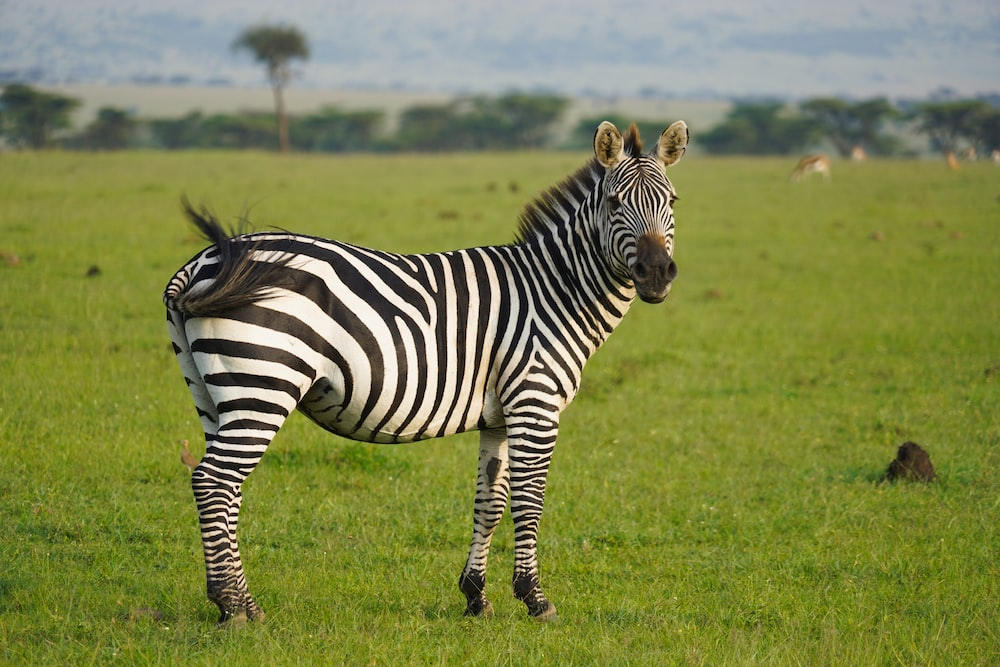
#> input picture HW0/sample_image.jpeg, 1000 x 667 px
$ python alohomora.py   (older library calls are emulated)
#> lines starting #> are read from the running program, lines starting #| are printed output that depends on the picture; after the words box and inside, x2 and y2 are one past the last pixel; in counts of white or black regions, pixels touching at a corner belong together
# pb edge detection script

import cv2
import numpy as np

# read image
img = cv2.imread("sample_image.jpeg", cv2.IMREAD_COLOR)
#> img is the input picture: shape (667, 1000, 3); mean B, G, R 76.9, 132.9, 126.5

# # display original image
# cv.imshow("original image", img)

# convert to grayscale
gray_img = cv2.cvtColor(img, cv2.COLOR_BGR2GRAY)
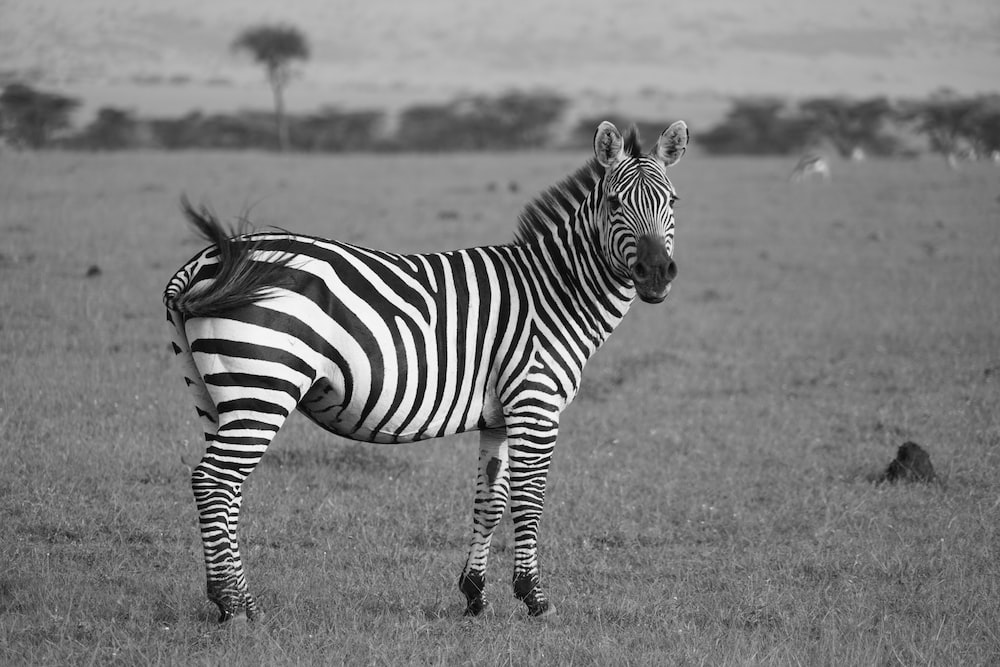
#> gray_img: shape (667, 1000); min 0, max 254, mean 124.6

# display grayscale image
cv2.imshow("grayscale image", gray_img)


# Oriented DoG filter using sobel and gaussian kernel
    # gaussian blur
    # getting edges using sobel
    # step1: blur the grayscale image
    # step2: apply sobel edge detection
    # apply canny edge detection

img_blur = cv2.GaussianBlur(gray_img, (3,3), 0)
cv2.imshow('Gaussian Blur', img_blur)


# Sobel Edge Detection
sobelx = cv2.Sobel(src=img_blur, ddepth=cv2.CV_64F, dx=1, dy=0, ksize=5) # Sobel Edge Detection on the X axis
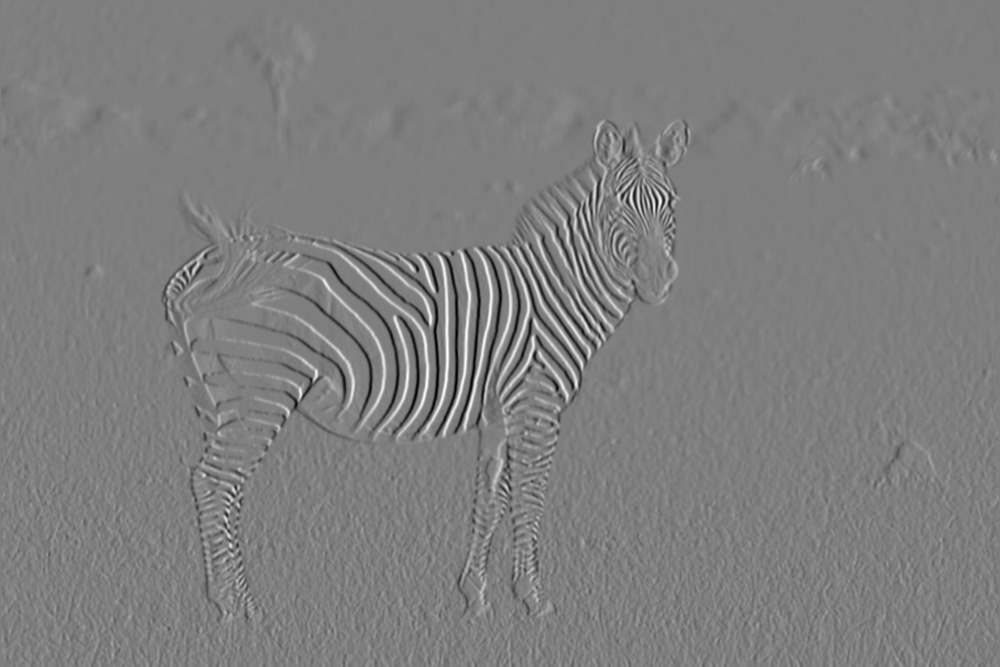
#> sobelx: shape (667, 1000) float64; min -8584, max 8671, mean -0.4; drawn with min black and max white
sobely = cv2.Sobel(src=img_blur, ddepth=cv2.CV_64F, dx=0, dy=1, ksize=5) # Sobel Edge Detection on the Y axis
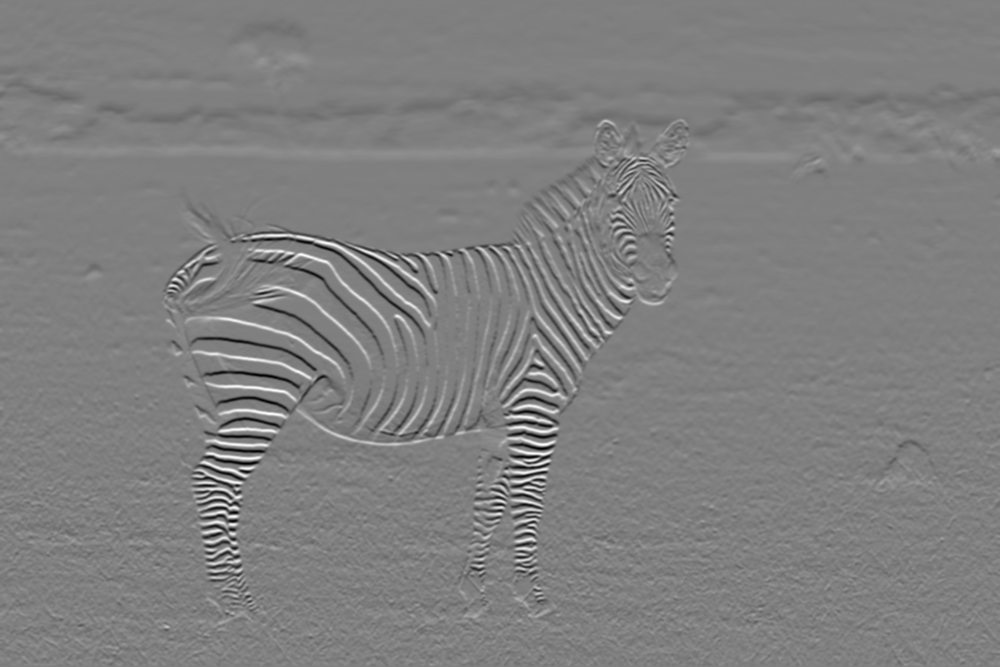
#> sobely: shape (667, 1000) float64; min -8584, max 8523, mean -11.6; drawn with min black and max white
sobelxy = cv2.Sobel(src=img_blur, ddepth=cv2.CV_64F, dx=1, dy=1, ksize=5) # Combined X and Y Sobel Edge Detection
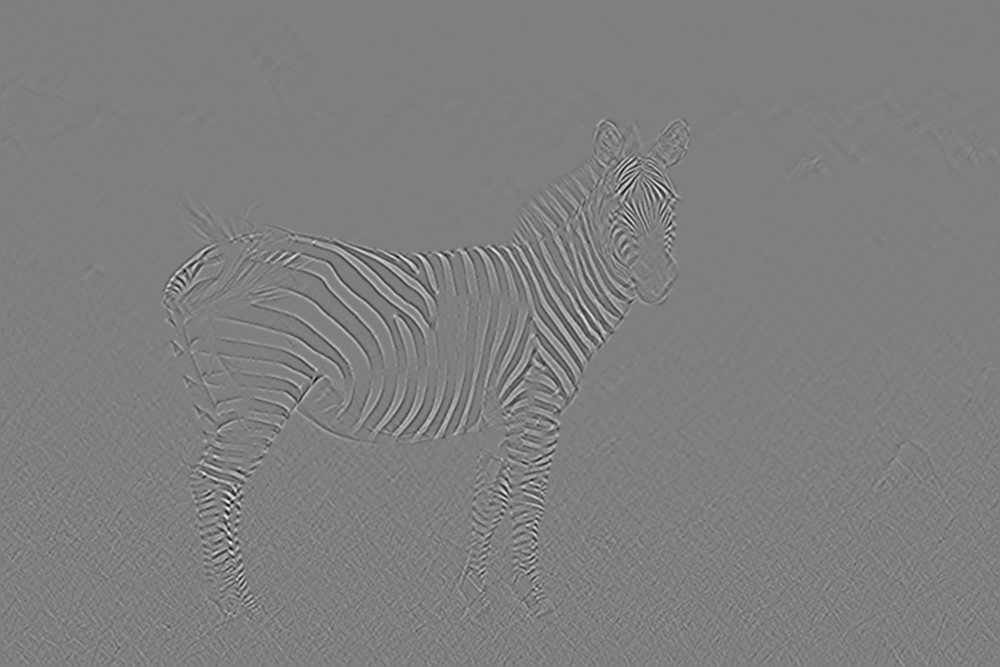
#> sobelxy: shape (667, 1000) float64; min -2201, max 2200, mean 0; drawn with min black and max white

edges = sobelxy
edges2 = np.sqrt(sobelx ** 2 + sobely ** 2)
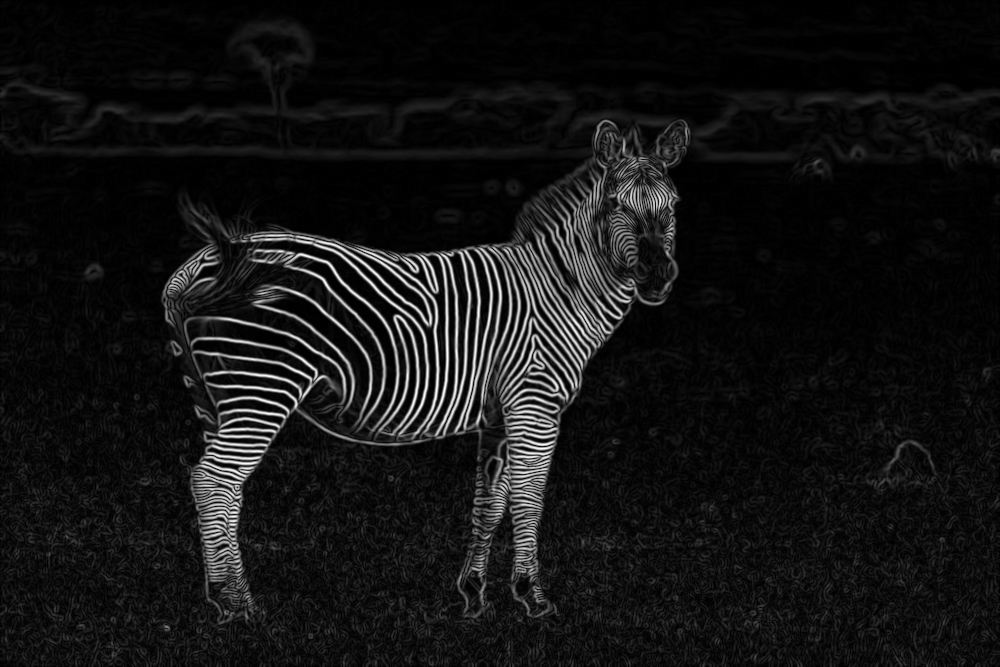
#> edges2: shape (667, 1000) float64; min 0, max 8674, mean 682.2; drawn with min black and max white
# # Canny Edge Detection
# edges = cv2.Canny(image=img_blur, threshold1=100, threshold2=200) # Canny Edge Detection/
# Display Canny Edge Detection Image
cv2.imshow('Sobel Edge Detection', edges)
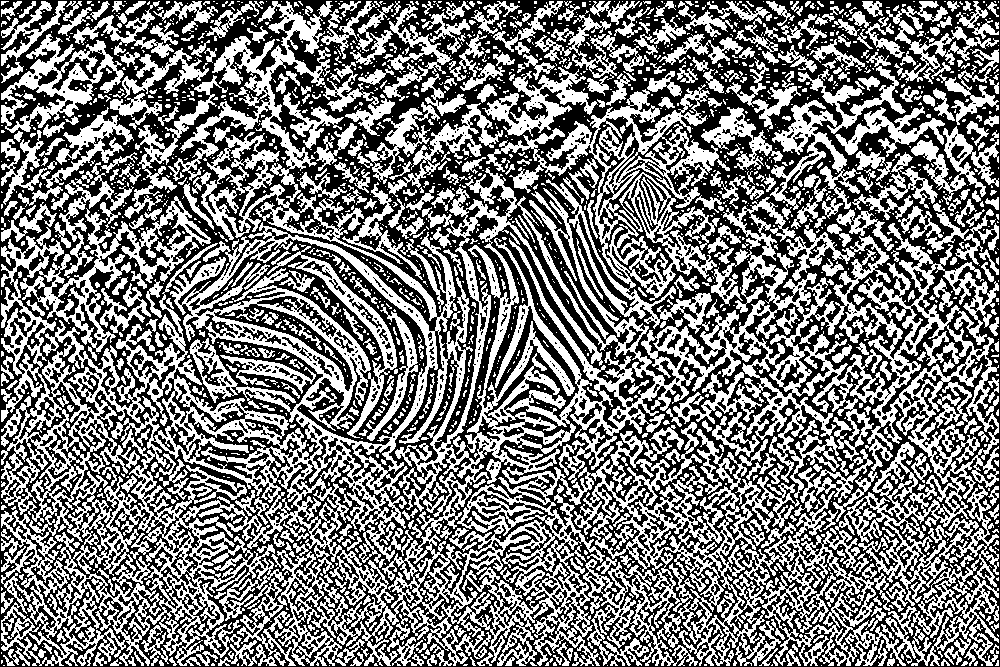
#> window 'Sobel Edge Detection': shape (667, 1000); 47.8% white; 2133 white regions (1593 under 20 px), largest, box (x1, y1, x2, y2) and area: (1, 84, 999, 666) 199944, (168, 1, 395, 202) 7844, (770, 66, 906, 210) 4418
cv2.imshow('Sobel Edge Detection 2', edges2)
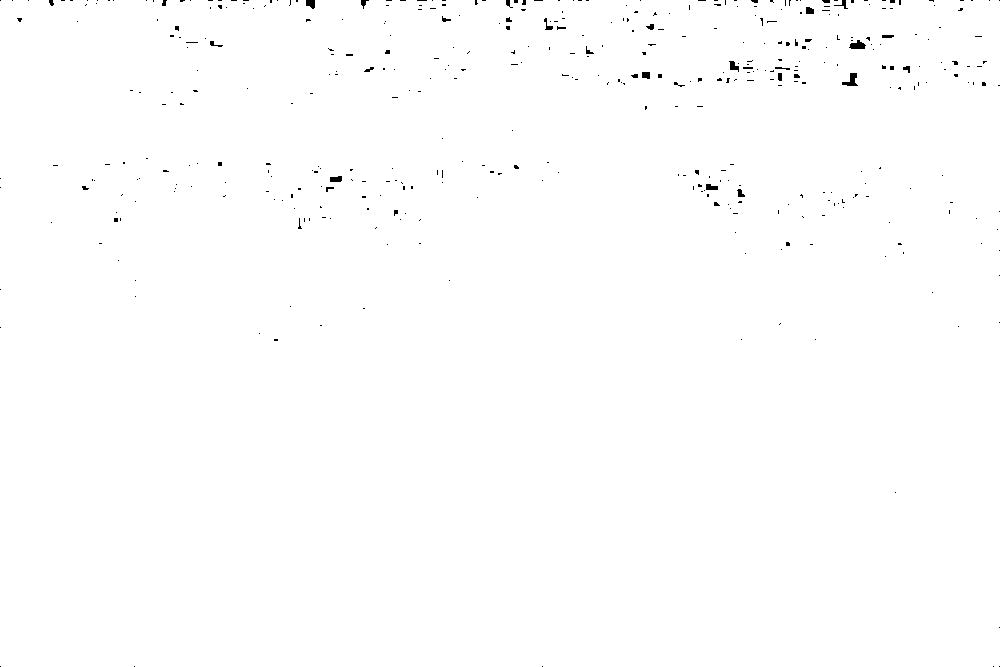
#> window 'Sobel Edge Detection 2': shape (667, 1000); 99.6% white; 431 black regions (399 under 20 px), largest, box (x1, y1, x2, y2) and area: (842, 73, 858, 86) 108, (849, 40, 866, 49) 100, (306, 0, 315, 9) 65

cv2.waitKey(0)
cv2.destroyAllWindows()
